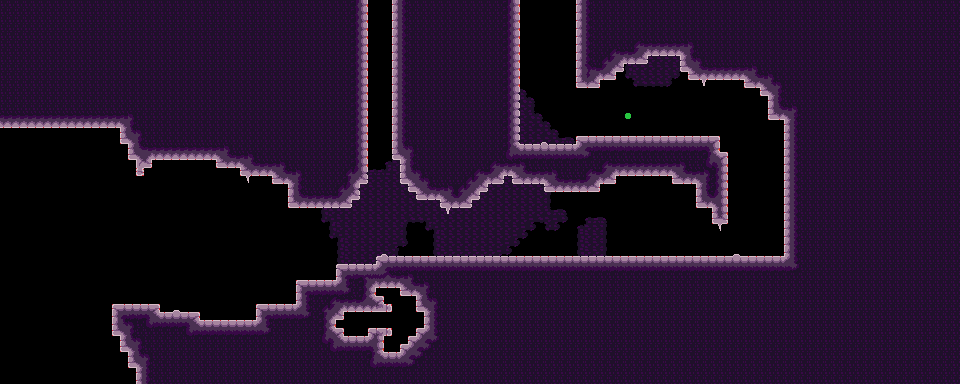

This game map was drawn from its Tiled (.tmx) file and the tilesets committed beside it. A one-line description and the trimmed map source follow:
An orthogonal 120x48 tile map with 8x8 px tiles, 5 tile layers (draft, bg, map, entity, ...), 4 tilesets.

<map version="1.9" tiledversion="1.9.2" orientation="orthogonal" renderorder="right-down" width="120" height="48" tilewidth="8" tileheight="8" infinite="0" nextlayerid="7" nextobjectid="1">
 <editorsettings>
  <export target="../assets/world/room/intro3.json" format="json" />
 </editorsettings>
 <tileset firstgid="1" source="tools.tsx" />
 <tileset firstgid="325" source="stone.tsx" />
 <tileset firstgid="403" source="stone_fg_decal.tsx" />
 <tileset firstgid="481" source="stone_bg_decal.tsx" />
 <layer id="1" name="draft" width="120" height="48">
  <data>[5760 cells, 3909 non-empty, 1 distinct tile ids]</data>
 </layer>
 <layer id="4" name="bg" width="120" height="48">
  <data>[5760 cells, 371 non-empty, 13 distinct tile ids]</data>
 </layer>
 <layer id="6" name="map" width="120" height="48">
  <data>[5760 cells, 3909 non-empty, 35 distinct tile ids]</data>
 </layer>
 <layer id="5" name="entity" width="120" height="48">
  <data>[5760 cells, 1 non-empty, 1 distinct tile ids]</data>
 </layer>
 <layer id="3" name="fg" width="120" height="48">
  <data>[5760 cells, 32 non-empty, 16 distinct tile ids]</data>
 </layer>
</map>
